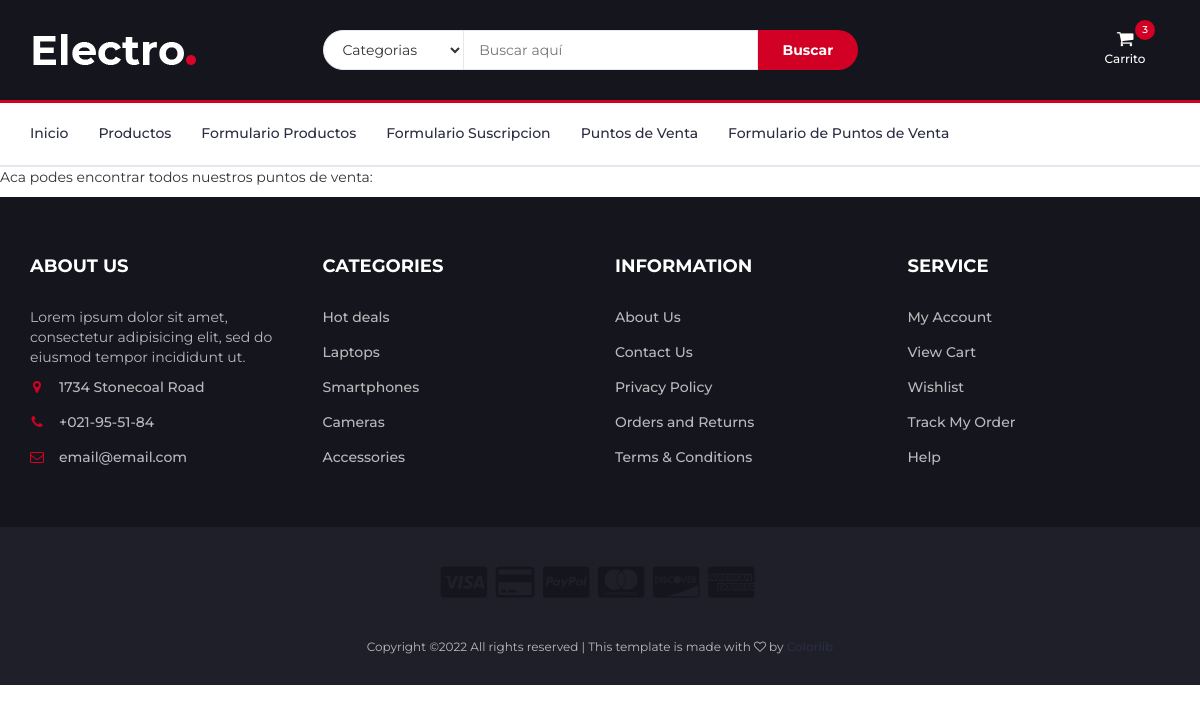
/puntosdeventa_list, run on an earlier commit of the app's database.
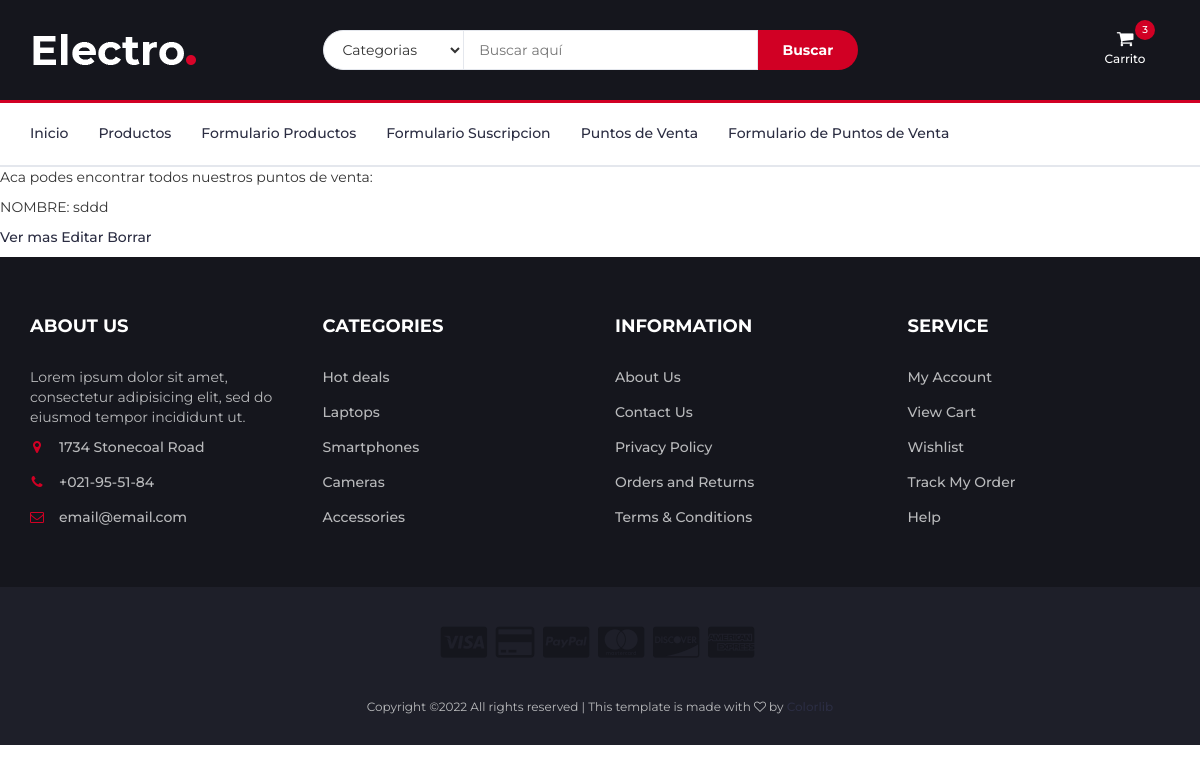
And on a later commit of the database.
### AppCoder/models.py (models this page shows, shortened)
class PuntoDeVenta(models.Model):
    nombre = models.CharField(max_length=50, default="", editable=False)
    mail = models.CharField(max_length=40)
    barrio = models.CharField(max_length=40)

### AppCoder/views.py (the view)
# urls.py: path('puntosdeventa_list', views.PuntosdeventaList.as_view(), name= "Puntosdeventa_List"),
class PuntosdeventaList(ListView):
    model = PuntoDeVenta
    template_name = 'AppCoder/puntosdeventa_list.html'

### AppCoder/templates/AppCoder/puntosdeventa_list.html
{% extends "AppCoder/padre.html" %}
{% load static%}
{% block contenido2%}
 <P> Aca podes encontrar todos nuestros puntos de venta: </P>
<ul>
    {% for puntosdeventa in object_list %}
    <li>
        <p>NOMBRE: {{ puntosdeventa.nombre }}</p>
        <p>
            <a href="{% url 'Detail' puntosdeventa.id %}"> Ver mas</a>
            <a href="{% url 'Edit' puntosdeventa.id %}"> Editar</a>
            <a href="{% url 'Delete' puntosdeventa.id %}"> Borrar</a>
        </p>
    </li>
    {% endfor %}
</ul>
{% endblock %}

What changed in the data, as far as the page shows it:
added PuntoDeVenta: nombre "sddd"
